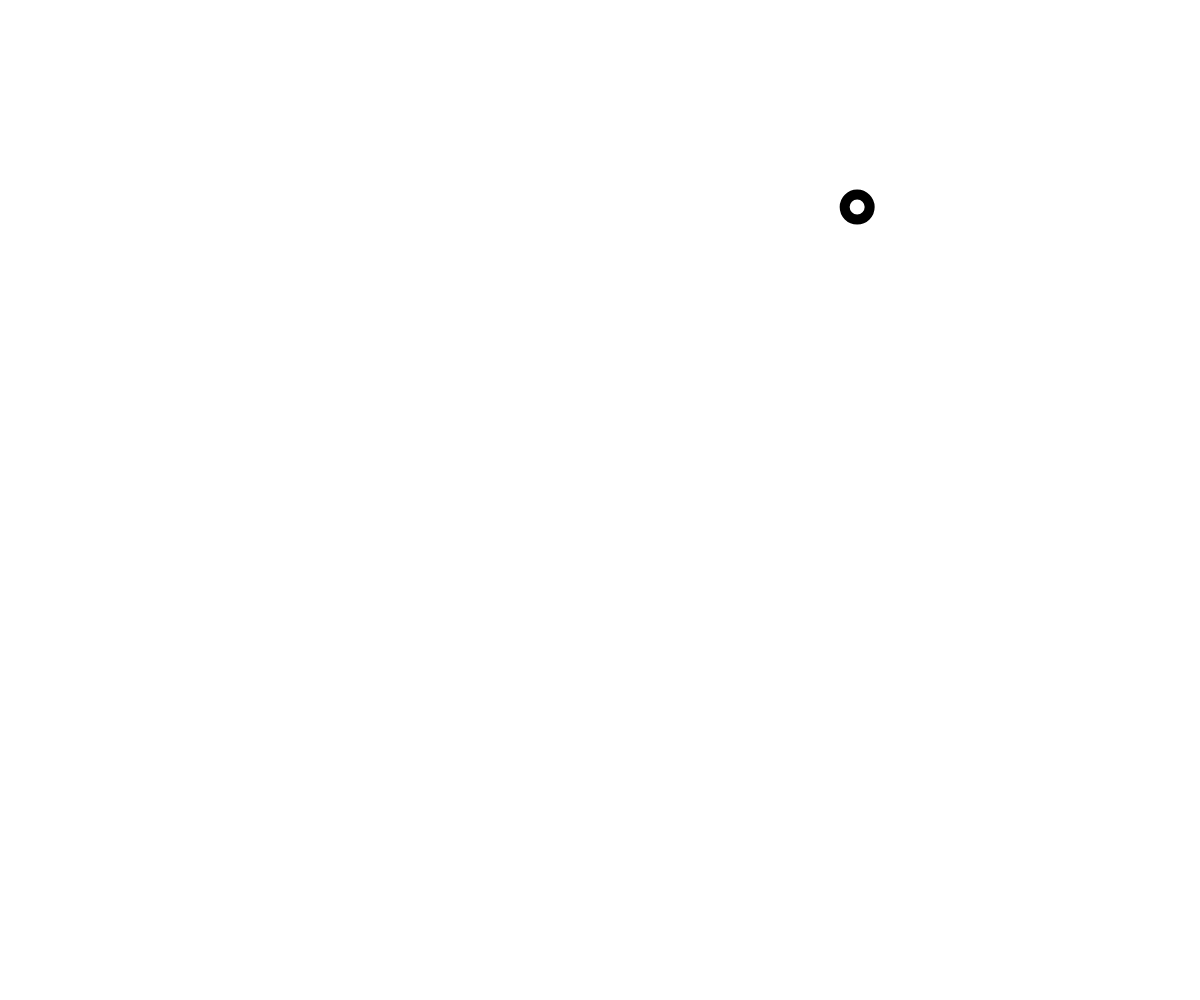
Frame 1 (no input)
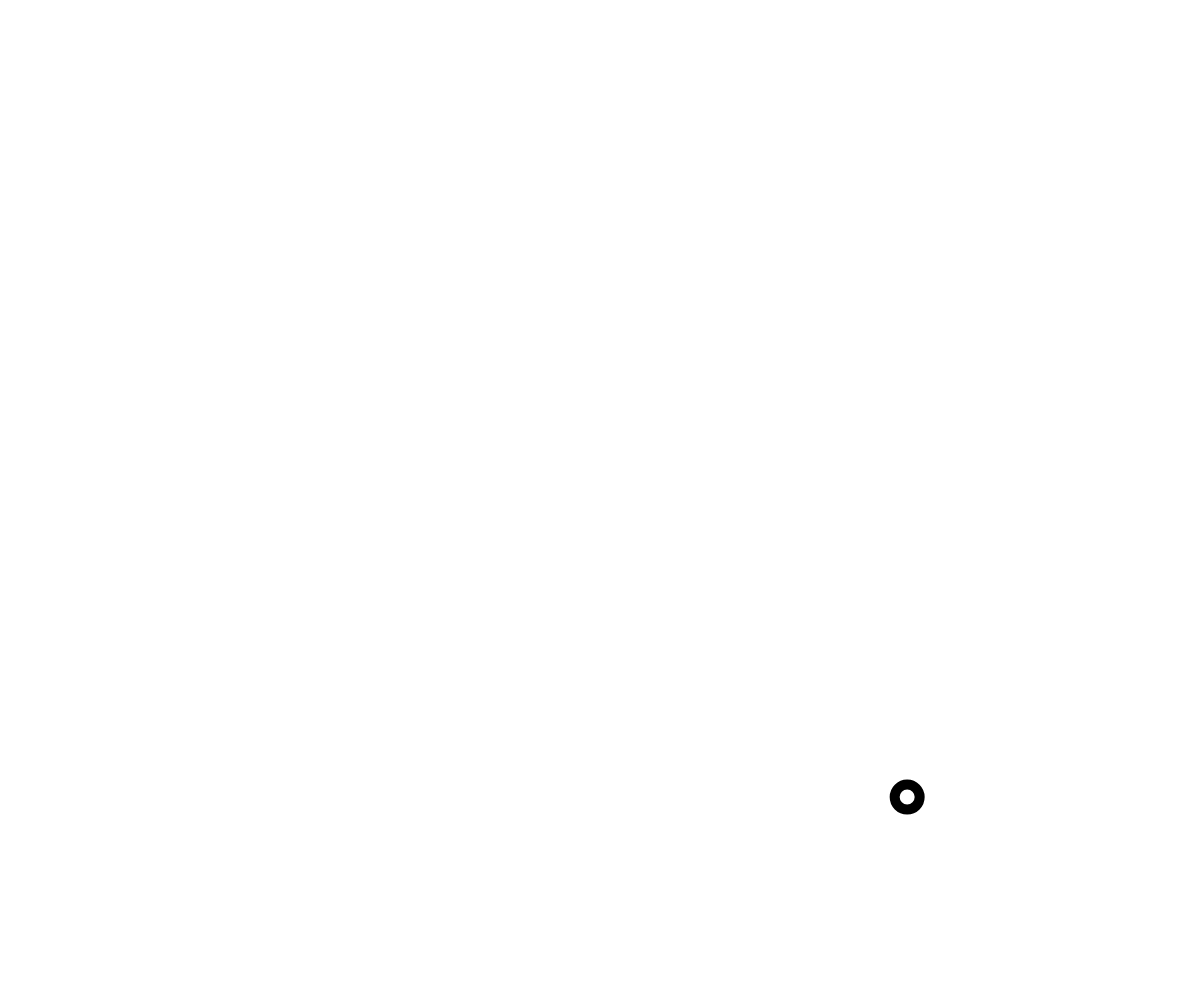
Frame 60 (no input)
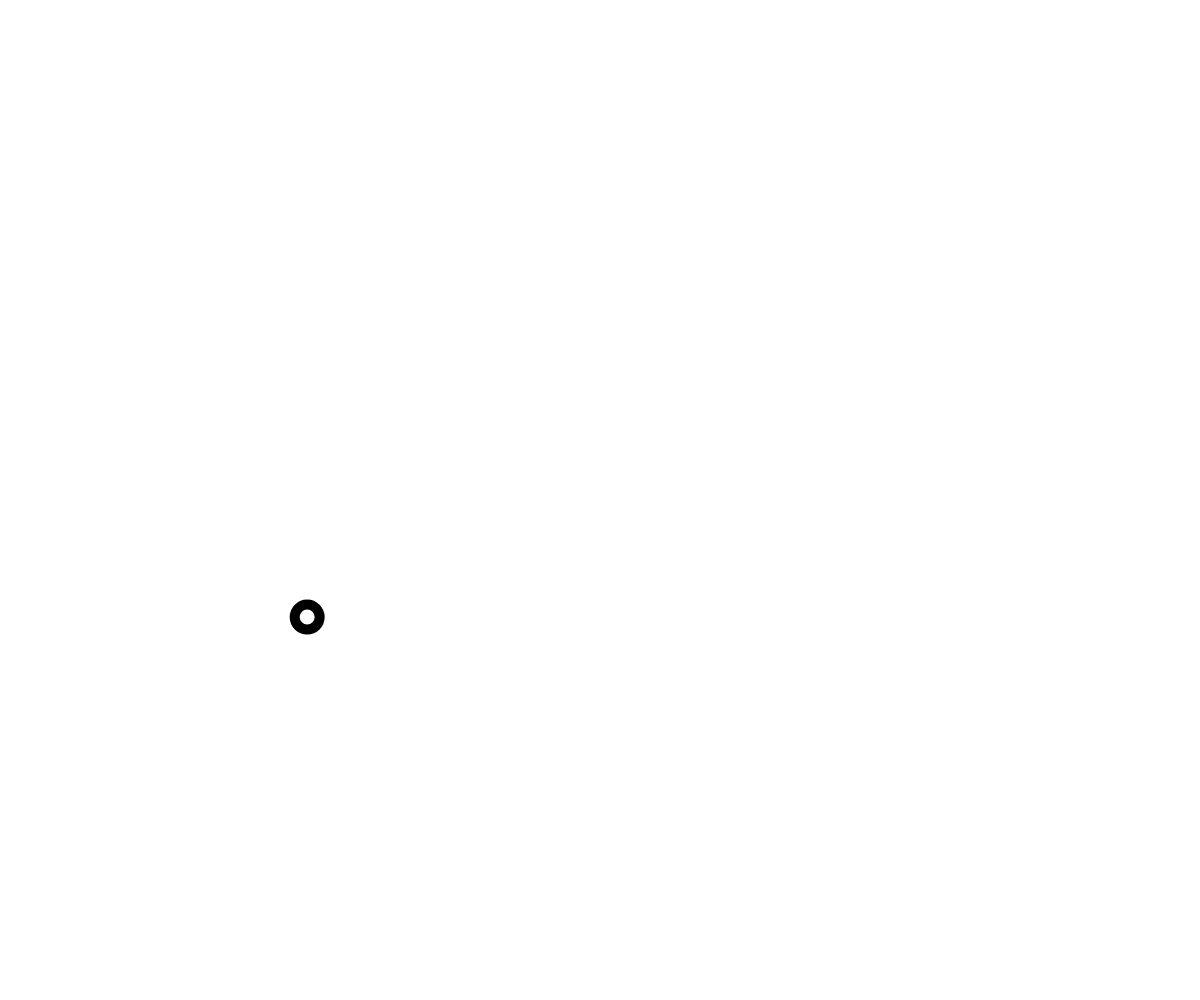
Frame 120 (the mouse pressed at the canvas centre since frame 60)

The p5.js sketch that drew these frames (run headless with seeded random() and noise() and a simulated clock; from frame 60 on, the mouse is pressed at the canvas centre):

// p5.js sketch
// ── sketch.js
var x;
var y;
var xDirection = 1;
var yDirection = 1;
var speed = 10;

function setup() {
	createCanvas(windowWidth, windowHeight)
	x = random(0, width)
	y = random(0, height)
}

function draw() {
	background('white')
	strokeWeight(20 - y / 20)

	// line(windowWidth / 2, 0, x, y)
	strokeWeight(10)
	rectMode(CENTER)

	if(keyIsPressed){
	stroke('#D4171C')
	rect(x,y,25,25)
	noStroke()
	textSize(18)
	text("You pressed a key!",20,20)
	}
	else{
	ellipse(x, y, 25, 25)
	}

	x = x + xDirection * speed
	y = y + yDirection * speed
	if (x >= width - 25 || x <= 0) {
		xDirection = xDirection * -1;
	} else if (y >= height || y <= 0) {
		yDirection = yDirection * -1;
	}
}
